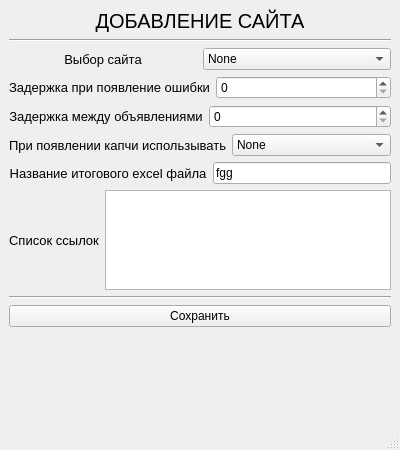
<?xml version="1.0" encoding="UTF-8"?>
<ui version="4.0">
 <class>MainWindow</class>
 <widget class="QMainWindow" name="MainWindow">
  <property name="geometry">
   <rect>
    <x>0</x>
    <y>0</y>
    <width>400</width>
    <height>450</height>
   </rect>
  </property>
  <property name="minimumSize">
   <size>
    <width>400</width>
    <height>450</height>
   </size>
  </property>
  <property name="maximumSize">
   <size>
    <width>400</width>
    <height>450</height>
   </size>
  </property>
  <property name="windowTitle">
   <string>MainWindow</string>
  </property>
  <widget class="QWidget" name="centralwidget">
   <layout class="QGridLayout" name="gridLayout_2">
    <item row="0" column="1">
     <layout class="QGridLayout" name="gridLayout_3">
      <item row="10" column="0">
       <spacer name="verticalSpacer_2">
        <property name="orientation">
         <enum>Qt::Vertical</enum>
        </property>
        <property name="sizeHint" stdset="0">
         <size>
          <width>20</width>
          <height>40</height>
         </size>
        </property>
       </spacer>
      </item>
      <item row="0" column="0">
       <widget class="QLabel" name="label">
        <property name="font">
         <font>
          <pointsize>15</pointsize>
         </font>
        </property>
        <property name="text">
         <string>ДОБАВЛЕНИЕ САЙТА</string>
        </property>
        <property name="alignment">
         <set>Qt::AlignCenter</set>
        </property>
       </widget>
      </item>
      <item row="1" column="0">
       <widget class="Line" name="line">
        <property name="orientation">
         <enum>Qt::Horizontal</enum>
        </property>
       </widget>
      </item>
      <item row="2" column="0">
       <layout class="QHBoxLayout" name="horizontalLayout">
        <item>
         <widget class="QLabel" name="LabelNameSite">
          <property name="font">
           <font>
            <pointsize>10</pointsize>
           </font>
          </property>
          <property name="text">
           <string>Выбор сайта</string>
          </property>
          <property name="alignment">
           <set>Qt::AlignCenter</set>
          </property>
         </widget>
        </item>
        <item>
         <widget class="QComboBox" name="ComboBoxSite">
          <item>
           <property name="text">
            <string>None</string>
           </property>
          </item>
          <item>
           <property name="text">
            <string>Leroy Merlin</string>
           </property>
          </item>
          <item>
           <property name="text">
            <string>Lenta</string>
           </property>
          </item>
         </widget>
        </item>
       </layout>
      </item>
      <item row="9" column="0">
       <widget class="QPushButton" name="BushButtonSave">
        <property name="text">
         <string>Сохранить</string>
        </property>
       </widget>
      </item>
      <item row="6" column="0">
       <layout class="QHBoxLayout" name="horizontalLayout_7">
        <item>
         <widget class="QLabel" name="LabelNameExcelFile">
          <property name="font">
           <font>
            <pointsize>10</pointsize>
           </font>
          </property>
          <property name="text">
           <string>Название итогового excel файла</string>
          </property>
          <property name="alignment">
           <set>Qt::AlignCenter</set>
          </property>
         </widget>
        </item>
        <item>
         <widget class="QLineEdit" name="LineEditNameExcelFile">
          <property name="inputMask">
           <string>fgg</string>
          </property>
          <property name="text">
           <string>fgg</string>
          </property>
         </widget>
        </item>
       </layout>
      </item>
      <item row="4" column="0">
       <layout class="QHBoxLayout" name="horizontalLayout_5">
        <item>
         <widget class="QLabel" name="LabelCaptcha">
          <property name="font">
           <font>
            <pointsize>10</pointsize>
           </font>
          </property>
          <property name="text">
           <string>Задержка между объявлениями</string>
          </property>
          <property name="alignment">
           <set>Qt::AlignCenter</set>
          </property>
         </widget>
        </item>
        <item>
         <widget class="QSpinBox" name="SpinBoxCaptcha"/>
        </item>
       </layout>
      </item>
      <item row="5" column="0">
       <layout class="QHBoxLayout" name="horizontalLayout_6">
        <item>
         <widget class="QLabel" name="LabelBypassingCaptchas">
          <property name="font">
           <font>
            <pointsize>10</pointsize>
           </font>
          </property>
          <property name="text">
           <string>При появлении капчи использывать</string>
          </property>
          <property name="alignment">
           <set>Qt::AlignCenter</set>
          </property>
         </widget>
        </item>
        <item>
         <widget class="QComboBox" name="ComboBoxBypassingCaptchas">
          <item>
           <property name="text">
            <string>None</string>
           </property>
          </item>
          <item>
           <property name="text">
            <string>Anti-captcha</string>
           </property>
          </item>
          <item>
           <property name="text">
            <string>Proxy</string>
           </property>
          </item>
          <item>
           <property name="text">
            <string>Anti-Captcha and Proxy</string>
           </property>
          </item>
         </widget>
        </item>
       </layout>
      </item>
      <item row="3" column="0">
       <layout class="QHBoxLayout" name="horizontalLayout_2">
        <item>
         <widget class="QLabel" name="LabelDelayError">
          <property name="font">
           <font>
            <pointsize>10</pointsize>
            <weight>50</weight>
            <bold>false</bold>
           </font>
          </property>
          <property name="text">
           <string>Задержка при появление ошибки</string>
          </property>
          <property name="alignment">
           <set>Qt::AlignCenter</set>
          </property>
         </widget>
        </item>
        <item>
         <widget class="QSpinBox" name="SpinBoxDelayError"/>
        </item>
       </layout>
      </item>
      <item row="7" column="0">
       <layout class="QHBoxLayout" name="horizontalLayout_8">
        <item>
         <widget class="QLabel" name="LabelListLinks">
          <property name="font">
           <font>
            <pointsize>10</pointsize>
           </font>
          </property>
          <property name="text">
           <string>Список ссылок</string>
          </property>
          <property name="alignment">
           <set>Qt::AlignCenter</set>
          </property>
         </widget>
        </item>
        <item>
         <widget class="QListWidget" name="ListWidgetListLinks">
          <property name="maximumSize">
           <size>
            <width>16777215</width>
            <height>100</height>
           </size>
          </property>
         </widget>
        </item>
       </layout>
      </item>
      <item row="8" column="0">
       <widget class="Line" name="line_2">
        <property name="orientation">
         <enum>Qt::Horizontal</enum>
        </property>
       </widget>
      </item>
     </layout>
    </item>
   </layout>
  </widget>
  <widget class="QMenuBar" name="menubar">
   <property name="geometry">
    <rect>
     <x>0</x>
     <y>0</y>
     <width>400</width>
     <height>21</height>
    </rect>
   </property>
  </widget>
  <widget class="QStatusBar" name="statusbar"/>
 </widget>
 <resources/>
 <connections/>
</ui>
